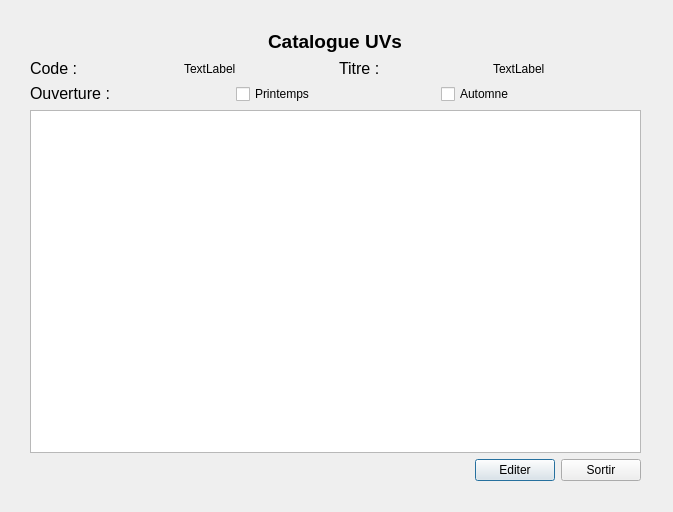
<?xml version="1.0" encoding="UTF-8"?>
<ui version="4.0">
 <class>catalogue</class>
 <widget class="QDialog" name="catalogue">
  <property name="geometry">
   <rect>
    <x>0</x>
    <y>0</y>
    <width>673</width>
    <height>512</height>
   </rect>
  </property>
  <property name="windowTitle">
   <string>Dialog</string>
  </property>
  <widget class="QWidget" name="verticalLayoutWidget">
   <property name="geometry">
    <rect>
     <x>30</x>
     <y>30</y>
     <width>611</width>
     <height>451</height>
    </rect>
   </property>
   <layout class="QVBoxLayout" name="verticalLayout1">
    <item alignment="Qt::AlignHCenter">
     <widget class="QLabel" name="Catalogue">
      <property name="text">
       <string>&lt;html&gt;&lt;head/&gt;&lt;body&gt;&lt;p align=&quot;center&quot;&gt;&lt;span style=&quot; font-size:14pt; font-weight:600;&quot;&gt;Catalogue UVs&lt;/span&gt;&lt;/p&gt;&lt;/body&gt;&lt;/html&gt;</string>
      </property>
     </widget>
    </item>
    <item>
     <layout class="QHBoxLayout" name="horizontalLayout1">
      <item>
       <widget class="QLabel" name="code">
        <property name="text">
         <string>&lt;html&gt;&lt;head/&gt;&lt;body&gt;&lt;p&gt;&lt;span style=&quot; font-size:12pt;&quot;&gt;Code : &lt;/span&gt;&lt;/p&gt;&lt;/body&gt;&lt;/html&gt;</string>
        </property>
       </widget>
      </item>
      <item>
       <widget class="QLabel" name="codeVal">
        <property name="text">
         <string>TextLabel</string>
        </property>
       </widget>
      </item>
      <item>
       <widget class="QLabel" name="titre">
        <property name="text">
         <string>&lt;html&gt;&lt;head/&gt;&lt;body&gt;&lt;p&gt;&lt;span style=&quot; font-size:12pt;&quot;&gt;Titre :&lt;/span&gt;&lt;/p&gt;&lt;/body&gt;&lt;/html&gt;</string>
        </property>
       </widget>
      </item>
      <item>
       <widget class="QLabel" name="titreVal">
        <property name="text">
         <string>TextLabel</string>
        </property>
       </widget>
      </item>
     </layout>
    </item>
    <item>
     <layout class="QHBoxLayout" name="horizontalLayout_3">
      <item>
       <widget class="QLabel" name="ouverture">
        <property name="text">
         <string>&lt;html&gt;&lt;head/&gt;&lt;body&gt;&lt;p&gt;&lt;span style=&quot; font-size:12pt;&quot;&gt;Ouverture : &lt;/span&gt;&lt;/p&gt;&lt;/body&gt;&lt;/html&gt;</string>
        </property>
       </widget>
      </item>
      <item>
       <widget class="QCheckBox" name="printempsBox">
        <property name="text">
         <string>Printemps</string>
        </property>
       </widget>
      </item>
      <item>
       <widget class="QCheckBox" name="automneBox">
        <property name="text">
         <string>Automne</string>
        </property>
       </widget>
      </item>
     </layout>
    </item>
    <item>
     <widget class="QTableView" name="tableau"/>
    </item>
    <item>
     <layout class="QHBoxLayout" name="horizontalLayout_2">
      <item>
       <spacer name="horizontalSpacer">
        <property name="orientation">
         <enum>Qt::Horizontal</enum>
        </property>
        <property name="sizeHint" stdset="0">
         <size>
          <width>40</width>
          <height>20</height>
         </size>
        </property>
       </spacer>
      </item>
      <item alignment="Qt::AlignRight">
       <widget class="QPushButton" name="editer">
        <property name="text">
         <string>Editer</string>
        </property>
       </widget>
      </item>
      <item alignment="Qt::AlignLeft">
       <widget class="QPushButton" name="sortir">
        <property name="text">
         <string>Sortir</string>
        </property>
       </widget>
      </item>
     </layout>
    </item>
   </layout>
  </widget>
 </widget>
 <resources/>
 <connections/>
</ui>
